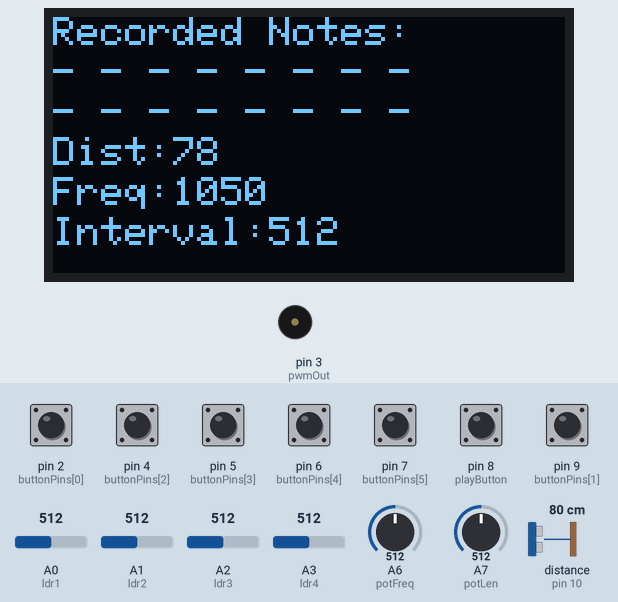
A sketch run on a simulated Arduino Nano, built with avr-gcc and run on an emulated ATmega328P. Parts: 128×64 one-colour display, buzzer (waves = sounding). Wiring (inferred from the names in the program): ultrasonic range finder: trigger pin 11; echo pin 10. The test bench sets the inputs (shaded band); at power-on: pin 2 (buttonPins[0]), pin 4 (buttonPins[2]), pin 5 (buttonPins[3]), pin 6 (buttonPins[4]), pin 7 (buttonPins[5]), pin 8 (playButton), pin 9 (buttonPins[1]) HIGH, distance to the obstacle (sensor on pin 10) 80 cm, A1 (ldr2) = 512, A3 (ldr4) = 512, A0 (ldr1) = 512, A2 (ldr3) = 512, A6 (potFreq) = 512, A7 (potLen) = 512. The echo pulse lasts 58.3 µs per cm.

Above: at 2.2 s.
2.3 s: pin 8 (playButton) pulled LOW for 1 s
At 3.6 s:
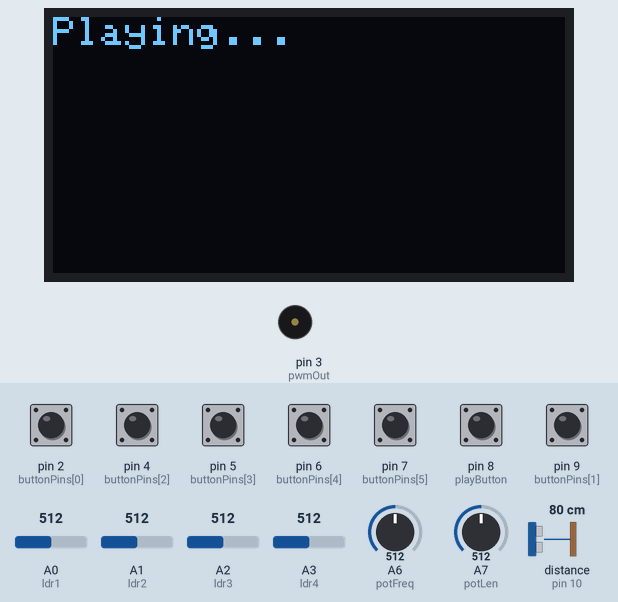
5.3 s: pin 2 (buttonPins[0]) pulled LOW for 1 s
At 6.0 s:
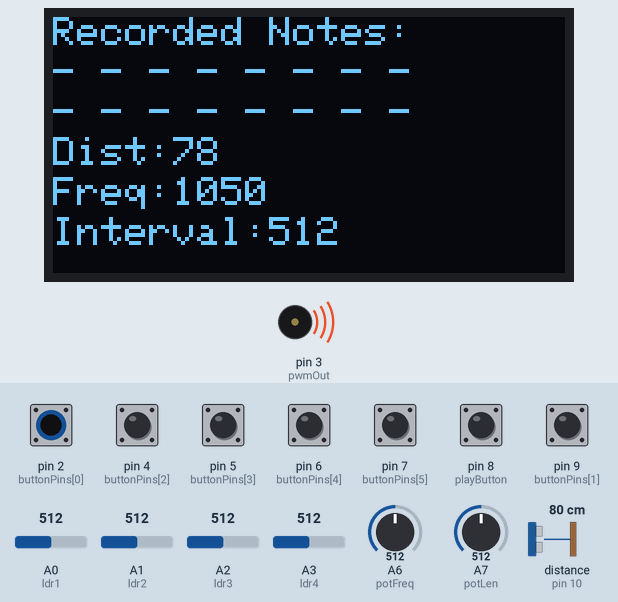
7.8 s: distance to the obstacle (sensor on pin 10) set to 2 cm
At 9.7 s:
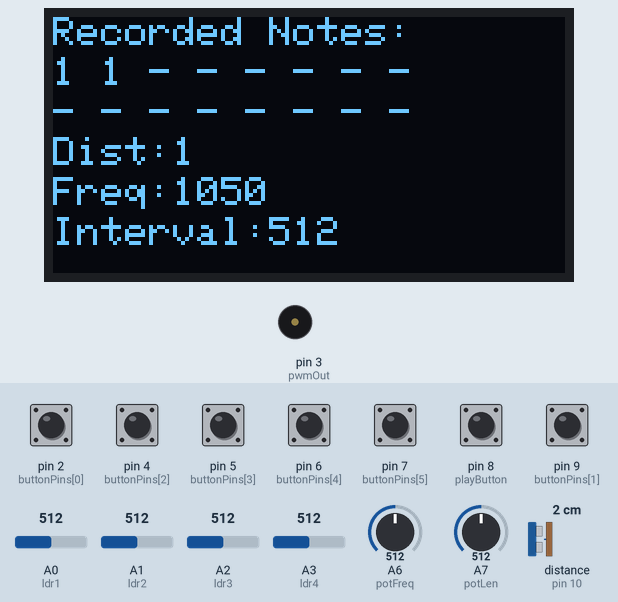
10.0 s: pin 4 (buttonPins[2]) pulled LOW for 1 s
At 12.3 s:
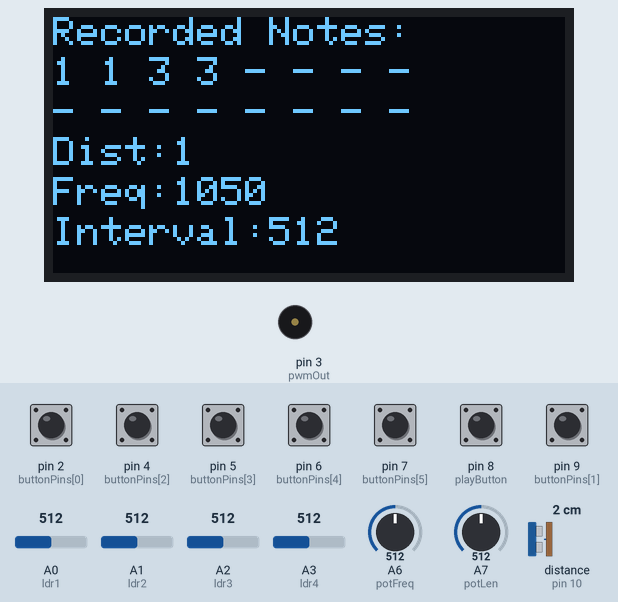
12.5 s: A1 (ldr2) set to 490
At 14.7 s:
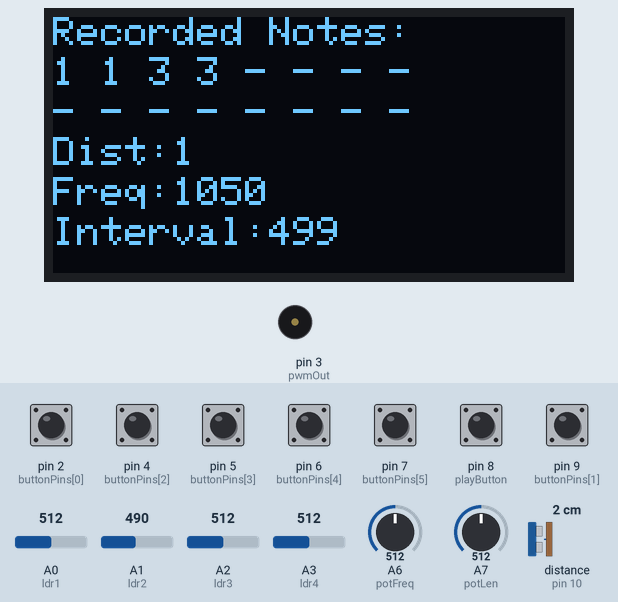
15.2 s: A3 (ldr4) set to 490
At 17.8 s:
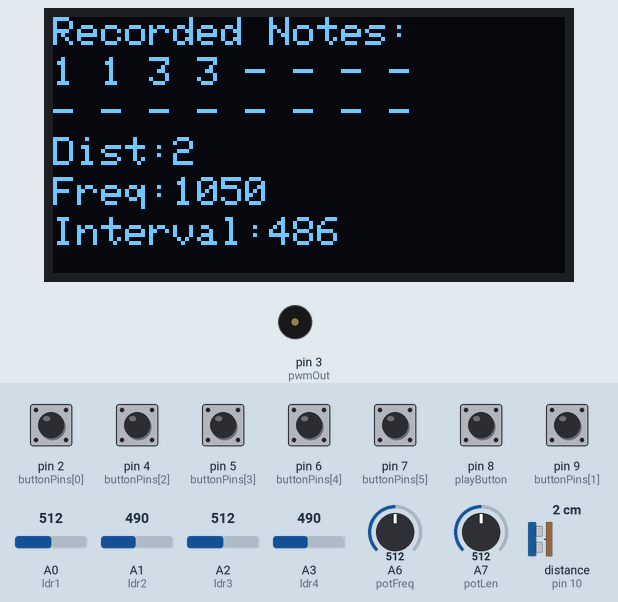
Timing chart, 0 to 19.3 s (numbered marks = the images above; inputs shaded):
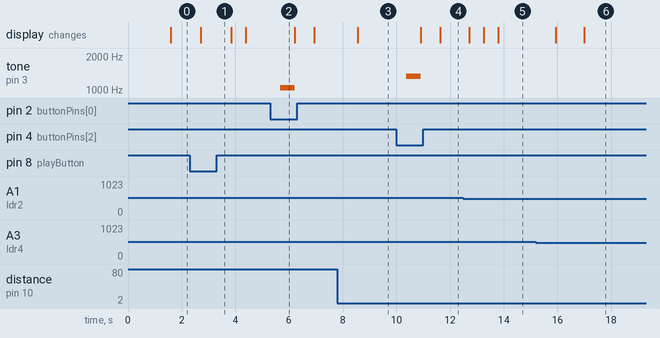

The sketch:

nano_synth.ino
```cpp
#include <Adafruit_GFX.h>
#include <Adafruit_SSD1306.h>
#include <Wire.h>

#define SCREEN_WIDTH 128
#define SCREEN_HEIGHT 64
Adafruit_SSD1306 display(SCREEN_WIDTH, SCREEN_HEIGHT, &Wire, -1);

// ------------------ Pins ------------------
const int buttonPins[] = {2, 9, 4, 5, 6, 7};  // 6 buttons
const int numButtons = 6;

const int trigPin1 = 11;
const int echoPin1 = 10;

const int potFreq = A6;
const int potLen  = A7;

const int ldr1 = A0;
const int ldr2 = A1;
const int ldr3 = A2;
const int ldr4 = A3;

const int pwmOut = 3;
const int playButton = 8;

// ------------------ Scale ------------------
const float scale[] = {1.0, 1.122, 1.26, 1.335, 1.498, 1.682};

// ------------------ Sequencer ------------------
const int maxNotes = 16;
int recordedNotes[maxNotes];
int noteCount = 0;       // how many notes currently stored
bool hasRecording = false;

int playIndex = 0;       // playback index
bool noteOn = false;
unsigned long noteTimer = 0;
unsigned long noteInterval = 500;
int currentFreq = 0;

unsigned long lastOLEDUpdate = 0;
bool prevPlayState = false;

int distance = 0;
float baseFreq = 0;
float lfoFreq = 0;
int lfoLen = 0;
float lfoFreq1 =0;
int lfoLen1 = 0;

int getDistance(){

    // Trigger the current sensor
    digitalWrite(trigPin1, LOW);
    delayMicroseconds(2);
    digitalWrite(trigPin1, HIGH);
    delayMicroseconds(10);
    digitalWrite(trigPin1, LOW);

    // Read the echo pin
    long duration = pulseIn(echoPin1, HIGH, 20000); // Timeout after 30ms

    // Calculate the distance
    distance = duration * 0.034 / 2; // Calculate distance
    return distance;                                     //
}

void playButtonPress(){
    int noteFreq = 0;
    for (int i = 0; i < numButtons; i++) {
      if (digitalRead(buttonPins[i]) == LOW) {
        noteFreq = baseFreq * scale[i] + lfoFreq + lfoFreq1;
        break;
      }
    }
    if (noteFreq > 0) {
      tone(pwmOut, noteFreq);
    } else {
      noTone(pwmOut);
    }
}

void setup() {
  Serial.begin(9600);
  if (!display.begin(SSD1306_SWITCHCAPVCC, 0x3C)) { for (;;) ; }
  display.clearDisplay();
  display.setTextSize(1);
  display.setTextColor(SSD1306_WHITE);

  for (int i = 0; i < numButtons; i++) {
    pinMode(buttonPins[i], INPUT_PULLUP);
  }
  pinMode(playButton, INPUT_PULLUP);

  pinMode(trigPin1, OUTPUT);
  pinMode(echoPin1, INPUT);

  display.setCursor(0, 0);
  display.println(F("Synth Ready"));
  display.display();
  delay(1000);
}

void loop() {
  unsigned long now = millis();
  bool isPlaying = digitalRead(playButton) == LOW;

  // --- Read pots & LDRs ---
  int potFreqRaw = analogRead(potFreq);
  int potLenRaw  = analogRead(potLen);
  baseFreq = map(potFreqRaw, 0, 1023, 100, 2000);

  lfoFreq = map(analogRead(ldr1), 0, 1023, -150, 150);
  int lfoLen = map(analogRead(ldr2), 0, 1023, -300, 300);
  float lfoFreq1 = map(analogRead(ldr3), 0, 1023, -150, 150);
  int lfoLen1 = map(analogRead(ldr4), 0, 1023, -300, 300);

  noteInterval = constrain(potLenRaw + lfoLen + lfoLen1, 10, 2000);

  int dist = getDistance();

  if (isPlaying) {
    // --- Entered Play Mode ---
    if (isPlaying && !prevPlayState) {
      display.clearDisplay();
      display.setCursor(0, 0);
      display.println(F("Playing..."));
      display.display();
      playIndex = 0;
      noteOn = false;
      noteTimer = now;
    }
    prevPlayState = isPlaying;

    if (hasRecording && noteCount > 0) {
      // --- Play back recorded notes ---
      if (now - noteTimer >= noteInterval) {
        noteTimer = now;
        noteOn = !noteOn;

        if (noteOn) {
          int note = recordedNotes[playIndex];
          if (note > 0) {
            currentFreq = baseFreq * scale[note - 1] + lfoFreq + lfoFreq1;
            tone(pwmOut, currentFreq);
            delay(dist);
          }
        } else {
          noTone(pwmOut);
          playIndex = (playIndex + 1) % noteCount;

          delay(dist);
        }
      }
    } else {
      // --- Live mode if no sequence ---
      playButtonPress();
    }
  } else {
    // --- Stop playback ---
    noTone(pwmOut);
    prevPlayState = false;

    // --- Record mode ---
    for (int i = 0; i < numButtons; i++) {
      if (digitalRead(buttonPins[i]) == LOW) {
        if (noteCount >= maxNotes) {
          // reached full capacity → clear and restart recording
          for (int j = 0; j < maxNotes; j++) recordedNotes[j] = 0;
          noteCount = 0;
          hasRecording = false;
          display.clearDisplay();
          display.setCursor(0, 0);
          display.println(F("Cleared (auto)"));
          display.display();
          delay(500);
        }

        // record note
        recordedNotes[noteCount] = i + 1; // store note index (1-based)
        noteCount++;
        hasRecording = true;
        delay(200); // debounce
      }
    }
    playButtonPress();
    delay(500);

    // --- OLED update every 500ms ---
    if (now - lastOLEDUpdate >= 500) {
      lastOLEDUpdate = now;
      display.clearDisplay();
      display.setTextSize(1);

      display.setCursor(0, 0);
      display.println("Recorded Notes:");

      // show up to 16 notes in 2 rows
      display.setCursor(0, 10);
      for (int i = 0; i < 8; i++) {
        if (i < noteCount) display.print(recordedNotes[i]);
        else display.print("-");
        display.print(" ");
      }

      display.setCursor(0, 20);
      for (int i = 8; i < 16; i++) {
        if (i < noteCount) display.print(recordedNotes[i]);
        else display.print("-");
        display.print(" ");
      }

      display.setCursor(0, 30);
      display.print("Dist:"); display.println(dist);

      display.setCursor(0, 40);
      display.print("Freq:"); display.println((int)baseFreq);
      display.setCursor(0, 50);
      display.print("Interval:"); display.println(noteInterval);

      display.display();
    }
  }
}
```

Measured:
- after the input at 2.3 s, the display: changes after 0.41 s (image 1)
- after the input at 5.3 s, tone on pin 3 (pwmOut): silent → 1050 Hz after 0.37 s, → silent 0.54 s later
- after the input at 7.8 s, the display: changes after 0.76 s (image 3)
- after the input at 10.0 s, tone on pin 3 (pwmOut): silent → 1323 Hz after 0.37 s, → silent 0.54 s later; the display: first changes after 0.91 s (image 4 shows a later state)
- after the input at 12.5 s, the display: first differs from a run without the input after 0.75 s (image 5 shows a later state)
- after the input at 15.2 s, the display: first changes after 0.73 s (image 6 shows a later state)
